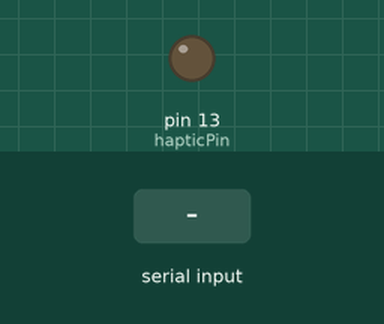
This sketch was run on a simulated Arduino Uno, built with avr-gcc and run on an emulated ATmega328P. Parts: output pins drawn as LEDs (lit = HIGH). The test bench sets the inputs (shaded band).

Above: at 1.2 s.
1.3 s: "1" received over Serial
At 2.7 s:
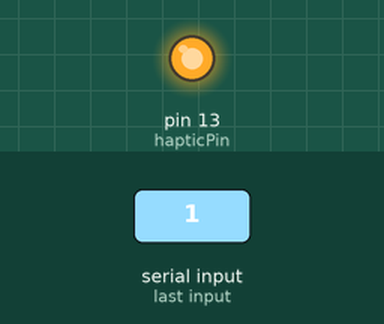
4.3 s: "0" received over Serial
At 7.1 s:
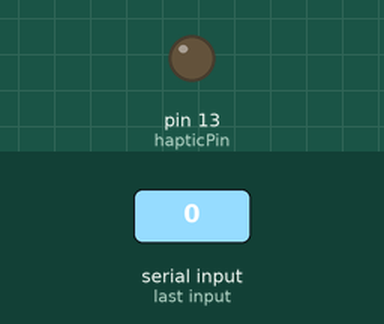
7.3 s: "2" received over Serial
At 8.5 s:
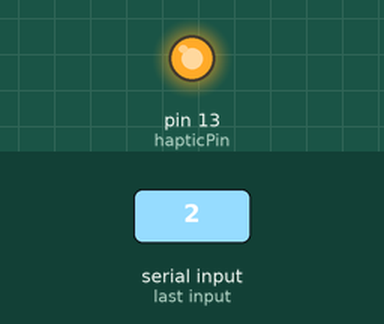
Timing chart, 0 to 10.8 s (numbered marks = the images above; inputs shaded):
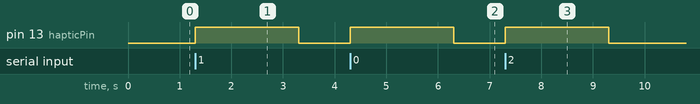

The sketch:

test_haptic.ino
```cpp
/*
  Tests the haptic sensor
*/
int hapticPin;

void setup() {
  Serial.begin(9600);
  hapticPin = 13;
  pinMode(hapticPin, OUTPUT);
}

void loop() {
  while(Serial.available()) {
    Serial.read();
    digitalWrite(hapticPin, HIGH);
    delay(2000);
    digitalWrite(hapticPin, LOW);
  }
}
```

Measured:
- after the input at 1.3 s, pin 13 (hapticPin): LOW → HIGH at once, → LOW 2.0 s later
- after the input at 4.3 s, pin 13 (hapticPin): LOW → HIGH at once, → LOW 2.0 s later
- after the input at 7.3 s, pin 13 (hapticPin): LOW → HIGH at once, → LOW 2.0 s later
